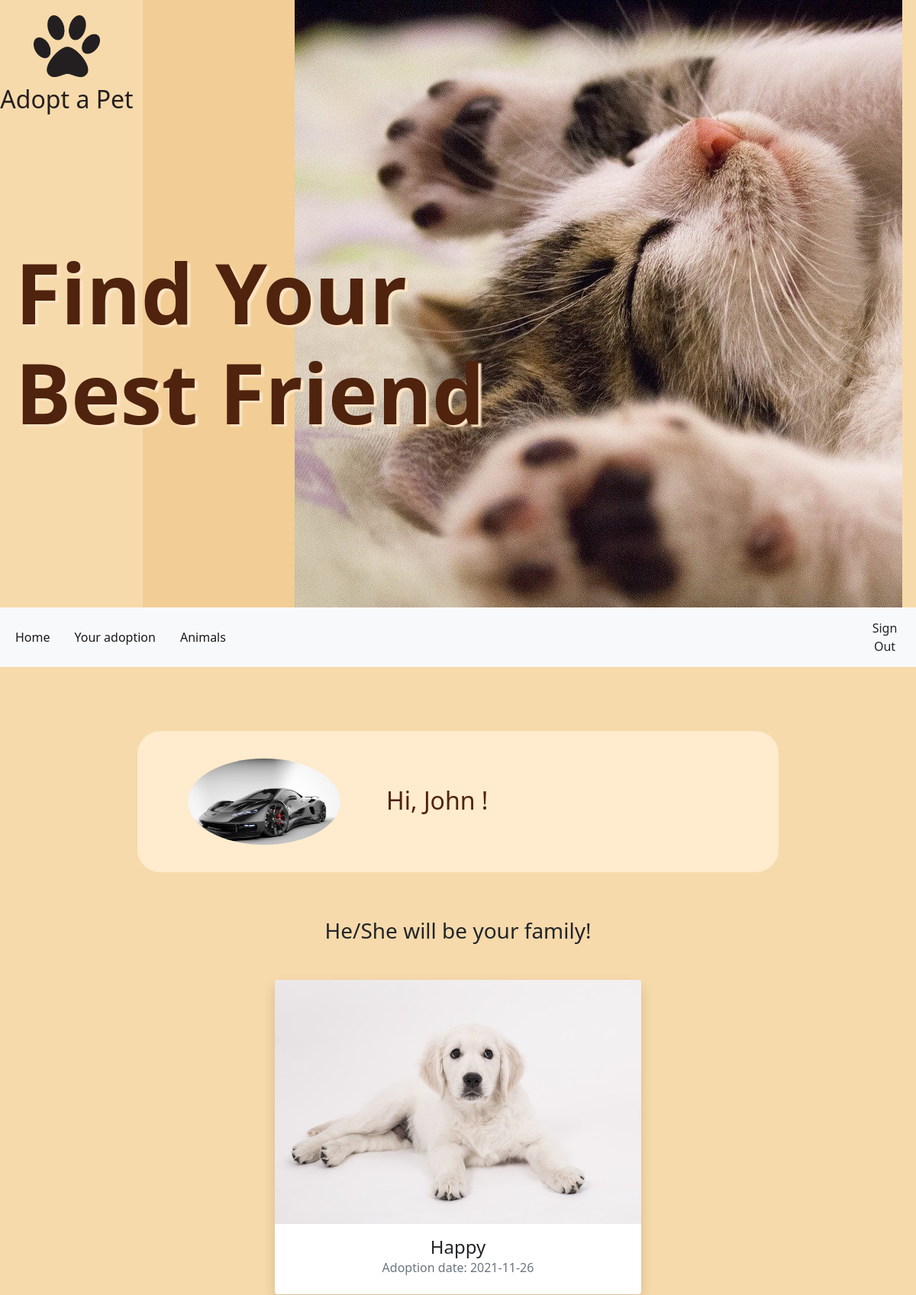
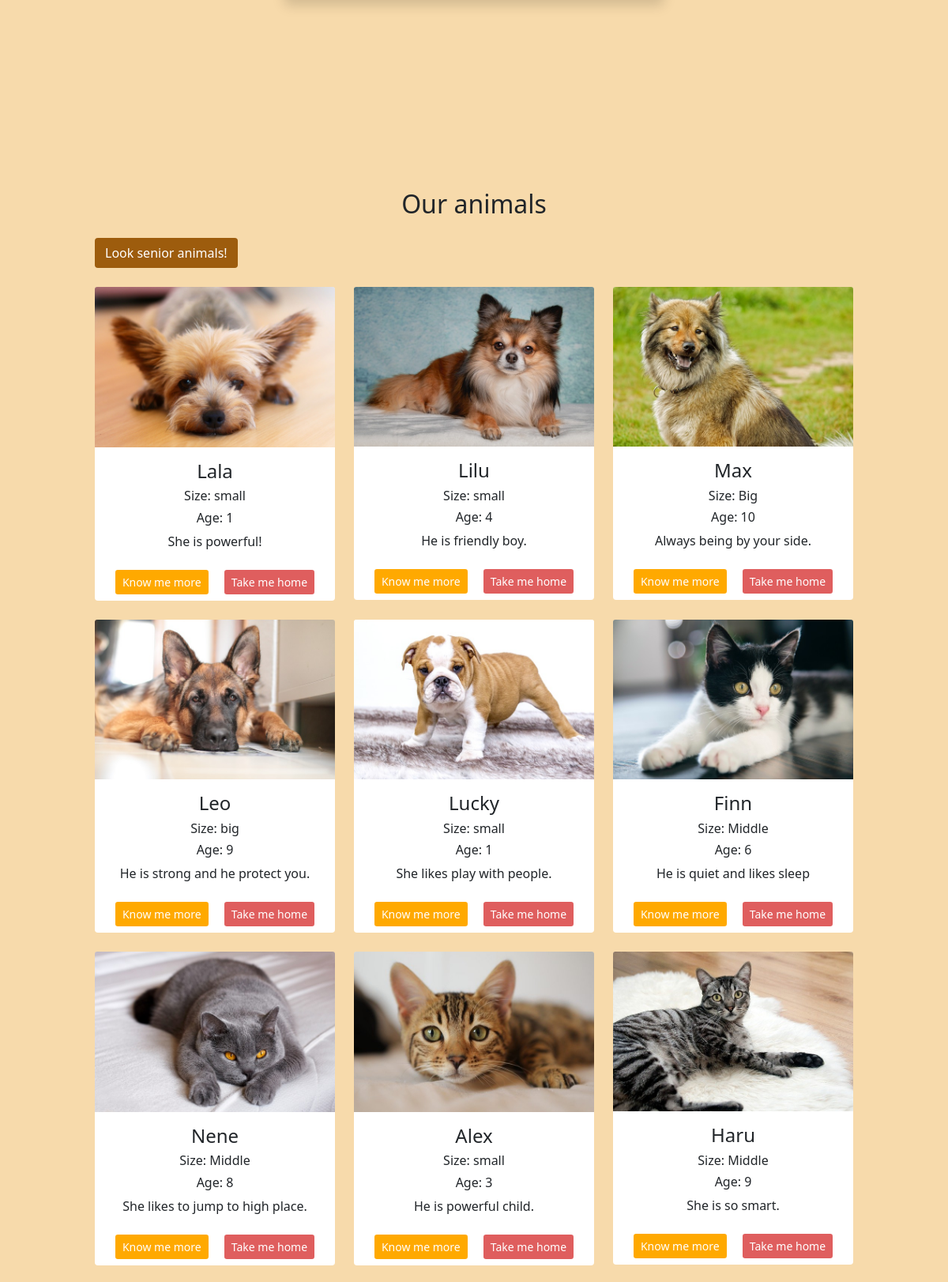
/home.php (signed in, upper part), run on the app's committed database (2 pictures, top to bottom).
### tables this page shows
CREATE TABLE `user` (
  `user_id` int(11) NOT NULL,
  `first_name` varchar(255) NOT NULL,
  `last_name` varchar(255) NOT NULL,
  `phone_number` int(11) NOT NULL,
  `password` varchar(255) NOT NULL,
  `address` varchar(255) NOT NULL,
  `email` varchar(255) NOT NULL,
  `picture` varchar(255) DEFAULT NULL,
  `status` varchar(4) NOT NULL DEFAULT 'user'
);

CREATE TABLE `pet_adoption` (
  `adoption_id` int(11) NOT NULL,
  `adoption_date` date NOT NULL,
  `adoption_description` varchar(500) NOT NULL,
  `fk_pet_id` int(11) NOT NULL,
  `fk_user_id` int(11) NOT NULL
);

CREATE TABLE `pet` (
  `pet_id` int(11) NOT NULL,
  `pet_name` varchar(255) NOT NULL,
  `picture` varchar(255) NOT NULL,
  `location` varchar(255) NOT NULL,
  `size` varchar(255) NOT NULL,
  `age` int(11) NOT NULL,
  `hobbies` varchar(255) NOT NULL,
  `breed` varchar(255) NOT NULL,
  `description` varchar(255) DEFAULT NULL,
  `pet_status` varchar(15) NOT NULL DEFAULT 'not adopted'
);

### home.php (the view, shortened to what this page needs)
<?php
require_once "components/db_connect.php";
if (isset($_SESSION['adm'])) {
    $res = mysqli_query($connect, "SELECT * FROM user WHERE user_id=" . $_SESSION['adm']);
} elseif (isset($_SESSION['user'])) {
    $res = mysqli_query($connect, "SELECT * FROM user WHERE user_id=" . $_SESSION['user']);
}
$row = mysqli_fetch_array($res, MYSQLI_ASSOC);
$sql = "SELECT * FROM pet WHERE pet_status = 'not adopted';";
$result = mysqli_query($connect, $sql);
$tbody = "";
if (mysqli_num_rows($result) > 0) {
    while ($row2 = mysqli_fetch_array($result, MYSQLI_ASSOC)) {
        $tbody .= '<div class="col-lg-4 col-md-6 col-sm-12 animalcard">
                   <div class="card border-0 pet">
                    <img src="animals/pictures/' . $row2["picture"] . '" class="card-img-top" alt="animal">
                <div class="card-body">
                  <h4 class="card-title text-center">' . $row2["pet_name"] . '</h4>
                  <h6 class="card-text mb-2">Size: ' . $row2["size"] . '</h6>
                  <h6 class="card-text mb-2">Age: ' . $row2["age"] . '</h6>
                  <p class="card-text">' . $row2["description"] . '</p>
              </div>
              <center>
              <a href="animals/detail.php?id=' . $row2['pet_id'] . '"><button class="btn know btn-sm m-2" type="button">Know me more</button></a>
              <a href="adoption/adoption.php?id=' . $row2['pet_id'] . '"><button class="btn take btn-sm m-2" type="button">Take me home</button></a>
              </center>
            </div>
         </div>';
    };
} else {
    $tbody =  "<tr><td colspan='5'><center>No Data Available</center></td></tr>";
}
$sql3 = "SELECT *
FROM pet_adoption
JOIN pet on pet_id = fk_pet_id
WHERE fk_user_id=" . $_SESSION['user'];
$result3 = mysqli_query($connect, $sql3);
$tbody3 = "";
$class2 = "hide";
if (mysqli_num_rows($result3) > 0) {
    while ($row3 = mysqli_fetch_array($result3, MYSQLI_ASSOC)) {
        $tbody3 .= '
        <div class="card border-0 shadow adp mt-3">
                    <img src="animals/pictures/' . $row3["picture"] . '" class="card-img-top" alt="animal">
                <div class="card-body">
                  <h4 class="card-title text-center">' . $row3["pet_name"] . '</h4>
                  <h6 class="card-subtitle mb-2 text-muted">Adoption date: ' . $row3["adoption_date"] . '</h6>
                  </div>
      </div>';
        $class2 = "show";
    }
}
?>
<!DOCTYPE html>
<html lang="en">
<head>
    <?php require_once 'components/boot.php' ?>
</head>
<body>
    <section id="home">
        <header>
            <div class="row">
                <div class="col-lg-2 left">
                    <a class="fw-bold" href="index.php">
                        <img src="animals/pictures/paw-g759620853_640.png" alt="">
                        <h2>Adopt a Pet</h2>
                    </a>
                </div>
                <div class="col-lg-2 left2">
                </div>
                <div class="col-lg-8 m-0 p-0 hero">
                </div>
                <h1 class="fw-bold">Find Your<br>Best Friend</h1>
            </div>
        </header>
        <section>
            <nav class="navbar navbar-expand-lg navbar-light bg-light sticky-top justif" id="navbar1">
                <div class="container">
                    <div class="collapse navbar-collapse" id="navbarNav">
                        <ul class="navbar-nav">
                            <li class="nav-item me-3">
                                <a class="nav-link active" href="#home">Home</a>
                            </li>
                            <li class="nav-item me-3 <?= $class2 ?>">
                                <a class="nav-link active" href="#your">Your adoption</a>
                            </li>
                            <li class="nav-item me-3">
                                <a class="nav-link active" href="#animals">Animals</a>
                            </li>
                        </ul>
                    </div>
                </div>
                <a href="logout.php?logout"><button class='btn signout btn ms-3' type='button'>Sign Out</button></a>
            </nav>
            <div class="container">
                <center>
                    <div class="hi">
                        <div class="userpic">
                            <img src="pictures/<?php echo $row['picture'] ?>" class="rounded-circle" alt="">
                        </div>
                        <div class="message">
                            <h2>Hi, <?php echo $row['first_name']; ?> !</h2><br>
                        </div>
                    </div>
                    <section id="your">
                        <div class="adpinfo">
                        <h3 class="mt-3 mb-5 <?=$class2 ?>">He/She will be your family!</h3>
                            <?= $tbody3 ?>
                        </div>
                    </section>
                </center>
                <section id="animals">
                    <div class="animals mt-3 mb-5">
                        <p class='h2'>Our animals</p>
                        <a href="animals/senior.php"><button class="btn btn btn mt-4 mb-4 senior d-flex justify-content-end" type="button">Look senior animals!</button></a>
                        <div class="row g-4">
                            <?= $tbody; ?>
                        </div>
                    </div>
                </section>
            </div>
</body>
</html>

### components/boot.php (style rules this page uses)
body { background-color: rgb(247, 218, 171); }

### home.php (style rules this page uses)
body { background-color: rgb(247, 218, 171); }
header .row { width: 99.5vw; height: 99.5vh; position: relative; }
.row h1 { position: absolute; top: 40%; left: 20px; font-size: calc(25px + 7vw); color: rgb(79, 35, 13); text-shadow: 4px 3px 2px bisque; width: 60%; }
a { text-decoration: none; }
.left { background-color: rgb(247, 218, 171); }
.left h2 { color: rgb(35, 31, 32); margin-top: 10px; text-align: center; }
.left img { margin-top: 20px; margin-left: 25%; width: 50%; }
nav { width: 100%; }
.left2 { background-color: rgb(242, 205, 149); }
.hero { background-image: url(animals/pictures/calousel3.jpg); background-repeat: no-repeat; }
.hi { background-color: blanchedalmond; border-radius: 30px; margin-top: 7vw; padding: 3vw; width: 70vw; display: flex; }
.hi img { width: 200px; margin-left: 30px; overflow: hidden; }
.hi h2 { padding-left: 5vw; padding-top: 3vw; color: rgb(79, 35, 13); }
.senior { background-color: #9D5C0D; color: white; }
.take { background-color: #DF5E5E; color: white; }
.know { color: white; background-color: #FFA900; }
.animals { width: 80vw; margin: auto; text-align: center; padding-top: 10vw; }
.adp { min-width: 250px; }
.adpinfo { margin-top: 5vw; width: 40vw; margin-bottom: 10vw; }
.card { text-align: center; }

### data on the page
user: picture (picture), first_name "John"
pet_adoption: fk_pet.picture (picture), fk_pet.pet_name "Happy", adoption_date "2021-11-26"
pet: picture (picture), pet_name "Lala", size "small", age "1", description "She is powerful!"
pet: picture (picture), pet_name "Lilu", size "small", age "4", description "He is friendly boy."
pet: picture (picture), pet_name "Max", size "Big", age "10", description "Always being by your side."
pet: picture (picture), pet_name "Leo", size "big", age "9", description "He is strong and he protect you."
pet: picture (picture), pet_name "Lucky", size "small", age "1", description "She likes play with people."
pet: picture (picture), pet_name "Finn", size "Middle", age "6", description "He is quiet and likes sleep"
pet: picture (picture), pet_name "Nene", size "Middle", age "8", description "She likes to jump to high place."
pet: picture (picture), pet_name "Alex", size "small", age "3", description "He is powerful child."
pet: picture (picture), pet_name "Haru", size "Middle", age "9", description "She is so smart."
